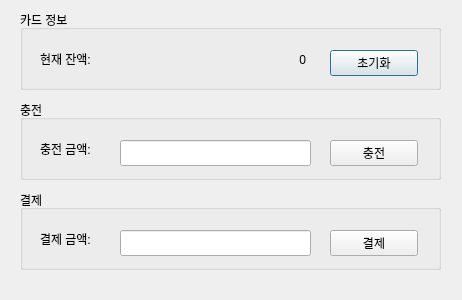
<?xml version="1.0" encoding="UTF-8"?>
<ui version="4.0">
 <class>Dialog</class>
 <widget class="QDialog" name="Dialog">
  <property name="geometry">
   <rect>
    <x>0</x>
    <y>0</y>
    <width>462</width>
    <height>300</height>
   </rect>
  </property>
  <property name="windowTitle">
   <string>Dialog</string>
  </property>
  <widget class="QGroupBox" name="groupBox">
   <property name="geometry">
    <rect>
     <x>20</x>
     <y>10</y>
     <width>421</width>
     <height>80</height>
    </rect>
   </property>
   <property name="title">
    <string>카드 정보</string>
   </property>
   <widget class="QLabel" name="label">
    <property name="geometry">
     <rect>
      <x>20</x>
      <y>40</y>
      <width>81</width>
      <height>18</height>
     </rect>
    </property>
    <property name="text">
     <string>현재 잔액: </string>
    </property>
   </widget>
   <widget class="QPushButton" name="resetButton">
    <property name="geometry">
     <rect>
      <x>310</x>
      <y>40</y>
      <width>88</width>
      <height>26</height>
     </rect>
    </property>
    <property name="text">
     <string>초기화</string>
    </property>
   </widget>
   <widget class="QLabel" name="totalLabel">
    <property name="geometry">
     <rect>
      <x>105</x>
      <y>40</y>
      <width>181</width>
      <height>20</height>
     </rect>
    </property>
    <property name="layoutDirection">
     <enum>Qt::LeftToRight</enum>
    </property>
    <property name="text">
     <string>0</string>
    </property>
    <property name="alignment">
     <set>Qt::AlignRight|Qt::AlignTrailing|Qt::AlignVCenter</set>
    </property>
   </widget>
  </widget>
  <widget class="QGroupBox" name="groupBox_2">
   <property name="geometry">
    <rect>
     <x>20</x>
     <y>100</y>
     <width>421</width>
     <height>80</height>
    </rect>
   </property>
   <property name="title">
    <string>충전</string>
   </property>
   <widget class="QLabel" name="label_2">
    <property name="geometry">
     <rect>
      <x>20</x>
      <y>40</y>
      <width>81</width>
      <height>18</height>
     </rect>
    </property>
    <property name="text">
     <string>충전 금액: </string>
    </property>
   </widget>
   <widget class="QPushButton" name="paymentButton">
    <property name="geometry">
     <rect>
      <x>310</x>
      <y>40</y>
      <width>88</width>
      <height>26</height>
     </rect>
    </property>
    <property name="text">
     <string>충전</string>
    </property>
   </widget>
   <widget class="QLineEdit" name="chargeEdit">
    <property name="geometry">
     <rect>
      <x>100</x>
      <y>40</y>
      <width>191</width>
      <height>26</height>
     </rect>
    </property>
   </widget>
  </widget>
  <widget class="QGroupBox" name="groupBox_3">
   <property name="geometry">
    <rect>
     <x>20</x>
     <y>190</y>
     <width>421</width>
     <height>80</height>
    </rect>
   </property>
   <property name="title">
    <string>결제</string>
   </property>
   <widget class="QLabel" name="label_7">
    <property name="geometry">
     <rect>
      <x>20</x>
      <y>40</y>
      <width>81</width>
      <height>18</height>
     </rect>
    </property>
    <property name="text">
     <string>결제 금액: </string>
    </property>
   </widget>
   <widget class="QPushButton" name="chargeButton">
    <property name="geometry">
     <rect>
      <x>310</x>
      <y>40</y>
      <width>88</width>
      <height>26</height>
     </rect>
    </property>
    <property name="text">
     <string>결제</string>
    </property>
   </widget>
   <widget class="QLineEdit" name="paymentEdit">
    <property name="geometry">
     <rect>
      <x>100</x>
      <y>40</y>
      <width>191</width>
      <height>26</height>
     </rect>
    </property>
   </widget>
  </widget>
 </widget>
 <resources/>
 <connections/>
</ui>
